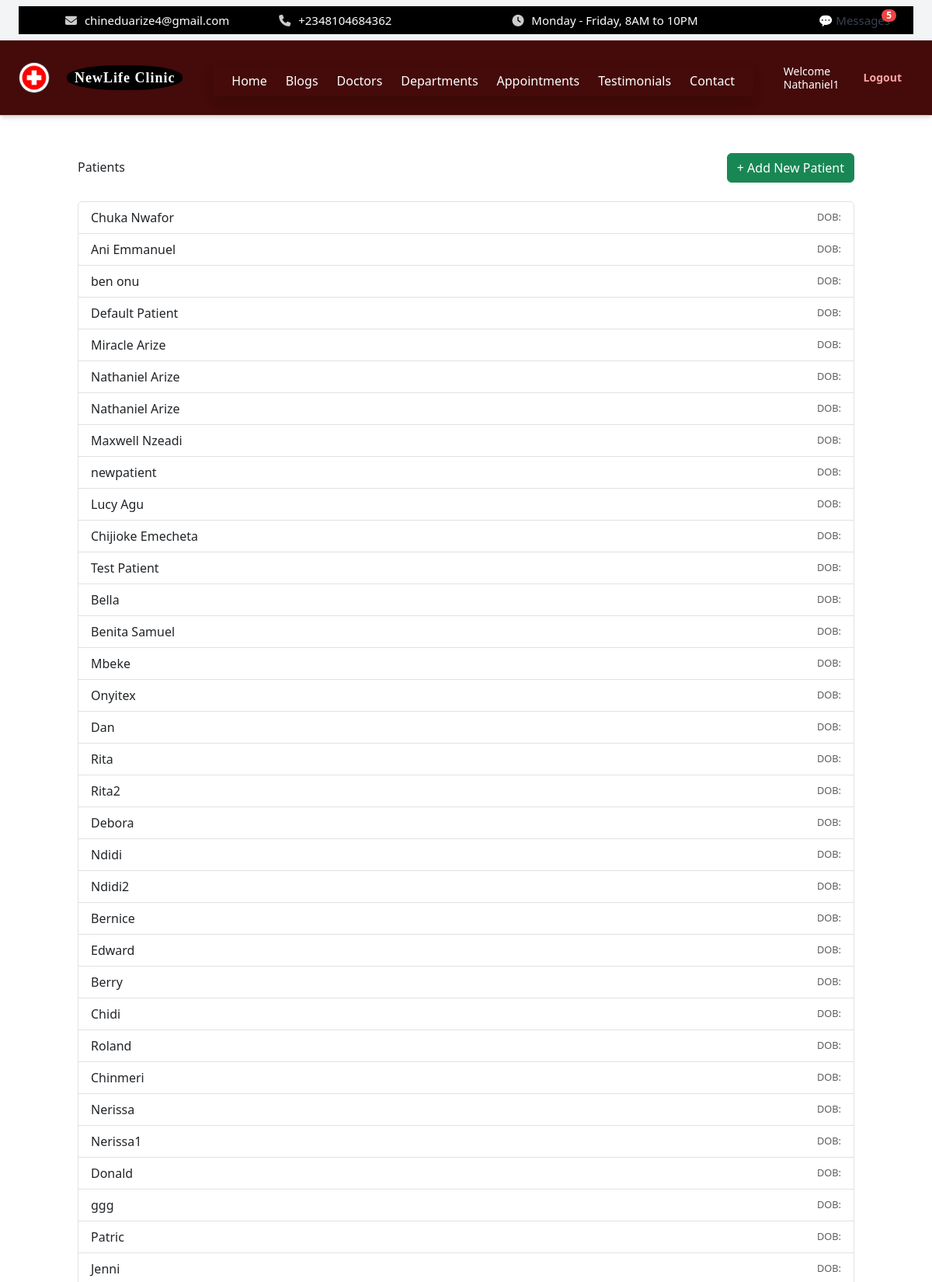
The app's page /dashboard/nurse/patients/ (signed in, upper part) with its own data.
### core/models.py (models this page shows, shortened)
class HeaderSettings(models.Model):
    hospital_name = models.CharField(max_length=100, default='My Hospital')
    logo = models.ImageField(upload_to='logos/', blank=True, null=True)
    menu_1 = models.CharField(max_length=50, default='Home')
    menu_2 = models.CharField(max_length=50, default='Services')
    menu_3 = models.CharField(max_length=50, default='Doctors')
    menu_4 = models.CharField(max_length=50, default='Departments')
    menu_5 = models.CharField(max_length=50, default='Appointments')
    menu_6 = models.CharField(max_length=50, default='About')
    menu_7 = models.CharField(max_length=50, default='Contact')
    email = models.EmailField(blank=True)
    phone = models.CharField(max_length=20, blank=True)
    working_hours = models.CharField(max_length=100, default="Monday - Friday, 8AM to 10PM")

class User(AbstractUser):
    ROLE_CHOICES = [
        ('admin', 'Admin'),
        ('doctor', 'Doctor'),
        ('nurse', 'Nurse'),
        ('receptionist', 'Receptionist'),
        ('pharmacist', 'Pharmacist'),
        ('labtech', 'Lab Technician'),
        ('patient', 'Patient'),
        ('cashier', 'Cashier'),
    ]
    role = models.CharField(max_length=20, choices=ROLE_CHOICES)

class Patient(models.Model):
    user = models.OneToOneField(User, on_delete=models.CASCADE)
    age = models.PositiveIntegerField()
    gender = models.CharField(max_length=10)
    phone = models.CharField(max_length=20)
    address = models.TextField()
    created_at = models.DateTimeField(auto_now_add=True)
    REFERRAL_CHOICES = [
        ('walk-in', 'Walk-in'),
        ('referral', 'Referral'),
        ('ads', 'Advertisement'),
        ('online', 'Online Search'),
        ('other', 'Other'),
    ]
    referral_source = models.CharField(
    max_length=20,
    choices=REFERRAL_CHOICES,
    blank=False,
    null=False
)
    @property
    def full_name(self):
        if self.user.first_name or self.user.last_name:
            return f"{self.user.first_name} {self.user.last_name}".strip()
        return self.user.username

### nurse_panel/views.py (the view)
# urls.py: path('patients/', views.nurse_patient_list, name='nurse_patient_list'),
@login_required
def nurse_patient_list(request):
    patients = Patient.objects.all()
    return render(request, 'nurse_panel/patient_list.html', {'patients': patients})

### core/context_processors.py (called while the page is built)
def header_settings(request):
    try:
        settings = HeaderSettings.objects.first()
    except HeaderSettings.DoesNotExist:
        settings = None
    return {'header_settings': settings}

def footer_settings(request):
    footer = FooterSettings.objects.first()
    return {'footer_settings': footer}

def appointment_form_processor(request):
    return {
        'footer_appointment_form': AppointmentForm()
    }

def unread_message_context(request):
    context = {}
    if request.user.is_authenticated:
        unread_messages = Message.objects.filter(recipient=request.user, is_read=False)
        context['unread_count'] = unread_messages.count()
        context['unread_messages'] = unread_messages[:5]
    else:
        context['unread_count'] = 0
    unread_enquiries = Enquiry.objects.filter(is_read=False)
    context['unread_enquiry_count'] = unread_enquiries.count()
    context['unread_enquiries'] = unread_enquiries[:5]
    context['total_unread_count'] = context['unread_count'] + context['unread_enquiry_count']
    return context

def footer_form(request):
    return {
        'footer_appointment_form': AppointmentForm()
    }

### nurse_panel/templates/nurse_panel/patient_list.html
{% extends "core/base.html" %}
{% block content %}
<div class="container mt-5">
  <div class="d-flex justify-content-between align-items-center mb-4">
    <h2>Patients</h2>
    <a href="{% url 'nurse_panel:add_nurse_patient' %}" class="btn btn-success">+ Add New Patient</a>
  </div>
  {% if patients %}
    <ul class="list-group">
      {% for patient in patients %}
        <li class="list-group-item d-flex justify-content-between align-items-center">
          <a href="{% url 'nurse_panel:nurse_patient_detail' patient.id %}" class="text-decoration-none">
            {{ patient.full_name }}
          </a>
          <small class="text-muted">DOB: {{ patient.dob }}</small>
        </li>
      {% endfor %}
    </ul>
  {% else %}
    <div class="alert alert-info">No patients found.</div>
  {% endif %}
</div>
{% endblock %}

### core/templates/core/base.html (shortened to what this page needs)
<!DOCTYPE html>
<html lang="en" class="dark">
{% load static %}
{% load widget_tweaks %}
<head>
  <link rel="stylesheet" href="{% static 'core/css/style.css' %}">
  <script src="https://cdn.tailwindcss.com"></script>
  <link rel="stylesheet" href="https://cdnjs.cloudflare.com/ajax/libs/font-awesome/6.4.0/css/all.min.css">
  <link href="https://cdn.jsdelivr.net/npm/bootstrap@5.3.0/dist/css/bootstrap.min.css" rel="stylesheet">
</head>
<body>
  <div class="fixed-header bg-gray-100 px-4 py-2 text-sm">
  <div class="topbar flex flex-wrap items-center justify-between gap-4 sm:gap-0">
    <div class="topbar-left flex flex-col sm:flex-row items-start sm:items-center gap-1 sm:gap-4 flex-wrap text-center sm:text-left">
      {% if header_settings.email %}
        <span><i class="fas fa-envelope"></i> {{ header_settings.email }}</span>
      {% endif %}
      {% if header_settings.phone %}
        <span><i class="fas fa-phone"></i> {{ header_settings.phone }}</span>
      {% endif %}
    </div>
    <div class="topbar-right flex flex-col sm:flex-row items-start sm:items-center gap-1 sm:gap-4 flex-wrap text-center sm:text-left">
      {% if header_settings.working_hours %}
        <span><i class="fas fa-clock"></i> {{ header_settings.working_hours }}</span>
      {% endif %}
    </div>
    <a href="{% url 'admin_panel:inbox' %}" class="relative text-gray-700 no-print whitespace-nowrap">
      💬 Messages
      {% if total_unread_count > 0 %}
        <span class="absolute -top-1 -right-2 bg-red-500 text-white text-xs font-bold rounded-full px-1.5">
          {{ total_unread_count }}
        </span>
      {% endif %}
    </a>
  </div>
</div>
    <header class="header-bar flex items-center justify-between flex-wrap bg-red-950 p-4 shadow-md w-full gap-4 sm:gap-0">
  <div class="logo-title flex items-center space-x-3 flex-shrink-0">
    {% if header_settings.logo %}
      <img src="{{ header_settings.logo.url }}" alt="Logo" class="logo-img h-10 w-10 object-cover">
    {% else %}
      <img src="{% static 'core/img/default_logo.png' %}" alt="Default Logo" class="logo-img h-10 w-10 object-cover">
    {% endif %}
    <span class="hospital-name font-bold text-lg leading-tight text-white">
      <span class="block">{{ header_settings.hospital_name_line1|default:"NewLife Clinic" }}</span>
    </span>
  </div>
  <div class="relative flex-1 flex justify-center sm:justify-center">
    <nav id="menu-content" class="hidden sm:flex absolute sm:static top-full mt-2 sm:mt-0 bg-red-800 sm:bg-transparent shadow sm:shadow-none rounded px-4 py-2 sm:p-0 sm:rounded-none z-50 overflow-x-auto whitespace-nowrap space-x-4 sm:space-x-6">
      <a href="{% url 'landing_page' %}" class="text-white hover:text-blue-400">Home</a>
      <a href="{% url 'blogs' %}" class="text-white hover:text-blue-400">Blogs</a>
      <a href="{% url 'doctors' %}" class="text-white hover:text-blue-400">Doctors</a>
      <a href="{% url 'departments' %}" class="text-white hover:text-blue-400">Departments</a>
      <a href="{% url 'appointment' %}" class="text-white hover:text-blue-400">Appointments</a>
      <a href="{% url 'testimonials' %}" class="text-white hover:text-blue-400">Testimonials</a>
      <a href="{% url 'contact' %}" class="text-white hover:text-blue-400">Contact</a>
    </nav>
  </div>
  <div class="auth-buttons flex items-center space-x-4 flex-shrink-0 text-sm">
    {% if request.path == '/' and not request.user.is_authenticated %}
      <a href="{% url 'login' %}" class="text-blue-300 hover:underline no-print">Login</a>
    {% elif request.user.is_authenticated %}
      <span class="text-white no-print text-sm leading-tight">Welcome<br>{{ request.user.username }}</span>
      <a href="{% url 'logout' %}" class="text-red-300 hover:underline no-print">Logout</a>
    {% endif %}
  </div>
</header>
  <main>
    {% block content %}{% endblock %}
  </main>
</body>
</html>

### core/static/core/css/style.css (style rules this page uses)
body { font-family: Arial, sans-serif; background-color: #f9fafc; color: #333; }
html { scroll-behavior: smooth; }
.header-bar { display: flex; align-items: center; justify-content: space-between; background: white; padding: 15px 30px; border-bottom: 1px solid #ccc; }
.logo-title { display: flex; align-items: center; }
.logo-img { height: 65px; margin-right: 10px; border-radius: 50%; border: 1px solid rgb(61, 60, 60); }
.hospital-name { display: inline-block; background: black; padding: 5px 10px; color: white; font-family: 'Playfair Display', serif; border-radius: 45%; font-weight: 700; letter-spacing: 1px; line-height:1.0; margin-left: 10px; }
.auth-buttons a { padding: 8px 15px; border-radius: 5px; text-decoration: none; margin-left: 10px; font-weight: 600; }
.topbar { background-color: #000; color: white; display: flex; justify-content: space-between; padding: 8px 30px; font-size: 15px; font-family: 'Segoe UI', Tahoma, Geneva, Verdana, sans-serif; }
.topbar-left span, .topbar-right span { margin-right: 30px; }
.topbar-left span { margin-left: 30px; }
.topbar i { margin-right: 6px; color: #ccc; }
.container { max-width: 900px; margin: 0 auto; }

### records on screen
HeaderSettings: email "chineduarize4@gmail.com", phone "+2348104684362", working_hours "Monday - Friday, 8AM to 10PM", logo (picture)
User: user.username "Nathaniel1"
Patient: full_name "Chuka Nwafor"
Patient: full_name "Ani Emmanuel"
Patient: full_name "ben onu"
Patient: full_name "Default Patient"
Patient: full_name "Miracle Arize"
Patient: full_name "Nathaniel Arize"
Patient: full_name "Nathaniel Arize"
Patient: full_name "Maxwell Nzeadi"
Patient: full_name "newpatient"
Patient: full_name "Lucy Agu"
Patient: full_name "Chijioke Emecheta"
Patient: full_name "Test Patient"
Patient: full_name "Bella"
Patient: full_name "Benita Samuel"
Patient: full_name "Mbeke"
Patient: full_name "Onyitex"
Patient: full_name "Dan"
Patient: full_name "Rita"
Patient: full_name "Rita2"
Patient: full_name "Debora"
Patient: full_name "Ndidi"
Patient: full_name "Ndidi2"
Patient: full_name "Bernice"
Patient: full_name "Edward"
Patient: full_name "Berry"
Patient: full_name "Chidi"
Patient: full_name "Roland"
Patient: full_name "Chinmeri"
Patient: full_name "Nerissa"
Patient: full_name "Nerissa1"
Patient: full_name "Donald"
Patient: full_name "ggg"
Patient: full_name "Patric"
Patient: full_name "Jenni"

### other values on screen
{{ total_unread_count }} "5"
{{ header_settings.hospital_name_line1|default:"NewLife Clinic" }} "NewLife Clinic"
